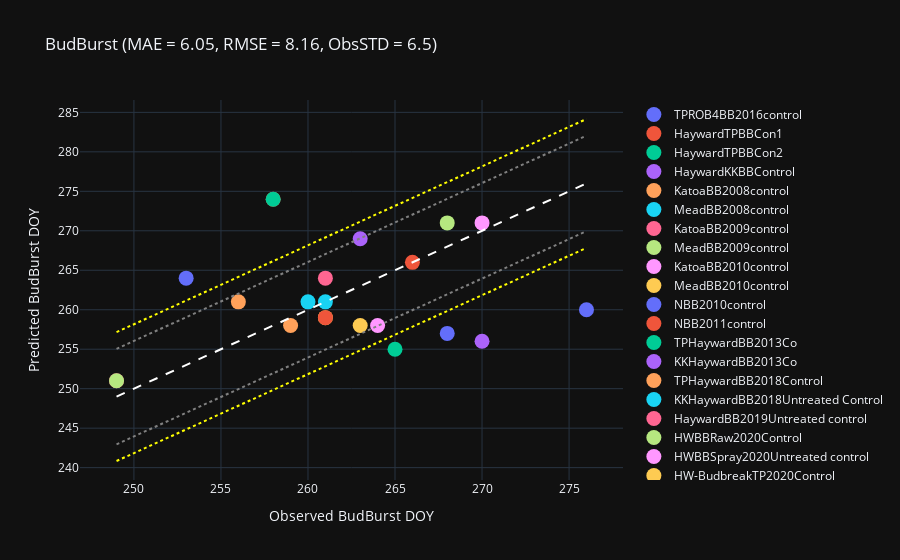
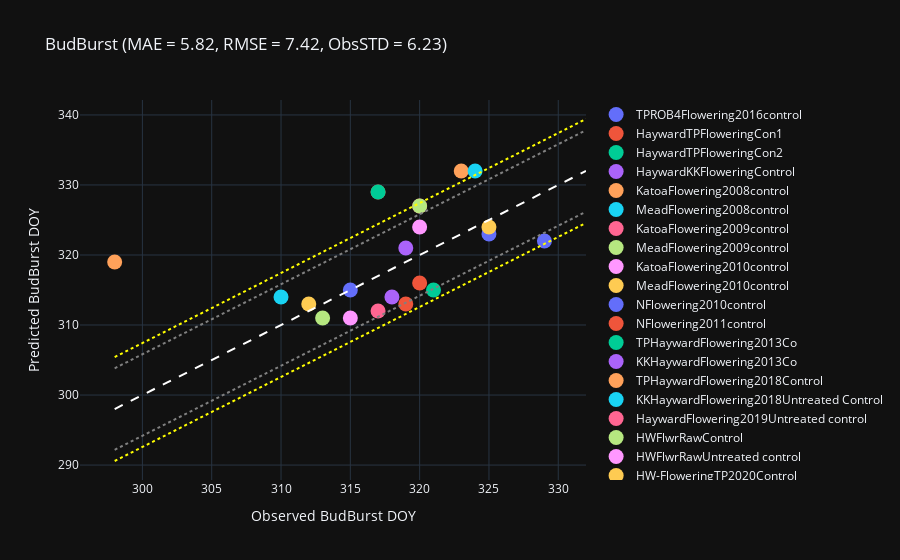

Write notebook code for charts like these, in order.
### Code cell
predicted_budbreak_doy, observed_budbreak_doy, predicted_flowering_doy, observed_flowering_doy  = TestObject._best_value_plot(best_val)

### Figure 1 — Plotly figure (JSON) as saved in the notebook; plotly's stock layout.template omitted (floating-point values rounded to 4 significant figures)
{"data": [{"marker": {"size": 15}, "mode": "markers", "name": "TPROB4BB2016control", "type": "scatter", "x": [268], "y": [257]}, {"marker": {"size": 15}, "mode": "markers", "name": "HaywardTPBBCon1", "type": "scatter", "x": [258], "y": [274]}, {"marker": {"size": 15}, "mode": "markers", "name": "HaywardTPBBCon2", "type": "scatter", "x": [258], "y": [274]}, {"marker": {"size": 15}, "mode": "markers", "name": "HaywardKKBBControl", "type": "scatter", "x": [263], "y": [269]}, {"marker": {"size": 15}, "mode": "markers", "name": "KatoaBB2008control", "type": "scatter", "x": [256], "y": [261]}, {"marker": {"size": 15}, "mode": "markers", "name": "MeadBB2008control", "type": "scatter", "x": [261], "y": [261]}, {"marker": {"size": 15}, "mode": "markers", "name": "KatoaBB2009control", "type": "scatter", "x": [249], "y": [251]}, {"marker": {"size": 15}, "mode": "markers", "name": "MeadBB2009control", "type": "scatter", "x": [249], "y": [251]}, {"marker": {"size": 15}, "mode": "markers", "name": "KatoaBB2010control", "type": "scatter", "x": [264], "y": [258]}, {"marker": {"size": 15}, "mode": "markers", "name": "MeadBB2010control", "type": "scatter", "x": [263], "y": [258]}, {"marker": {"size": 15}, "mode": "markers", "name": "NBB2010control", "type": "scatter", "x": [276], "y": [260]}, {"marker": {"size": 15}, "mode": "markers", "name": "NBB2011control", "type": "scatter", "x": [266], "y": [266]}, {"marker": {"size": 15}, "mode": "markers", "name": "TPHaywardBB2013Co", "type": "scatter", "x": [265], "y": [255]}, {"marker": {"size": 15}, "mode": "markers", "name": "KKHaywardBB2013Co", "type": "scatter", "x": [270], "y": [256]}, {"marker": {"size": 15}, "mode": "markers", "name": "TPHaywardBB2018Control", "type": "scatter", "x": [259], "y": [258]}, {"marker": {"size": 15}, "mode": "markers", "name": "KKHaywardBB2018Untreated Control", "type": "scatter", "x": [260], "y": [261]}, {"marker": {"size": 15}, "mode": "markers", "name": "HaywardBB2019Untreated control", "type": "scatter", "x": [261], "y": [264]}, {"marker": {"size": 15}, "mode": "markers", "name": "HWBBRaw2020Control", "type": "scatter", "x": [268], "y": [271]}, {"marker": {"size": 15}, "mode": "markers", "name": "HWBBSpray2020Untreated control", "type": "scatter", "x": [270], "y": [271]}, {"marker": {"size": 15}, "mode": "markers", "name": "HW-BudbreakTP2020Control", "type": "scatter", "x": [261], "y": [259]}, {"marker": {"size": 15}, "mode": "markers", "name": "HWBBRawTP2021Control", "type": "scatter", "x": [253], "y": [264]}, {"marker": {"size": 15}, "mode": "markers", "name": "HW-Budbreak-TP2020Control", "type": "scatter", "x": [261], "y": [259]}, {"line": {"color": "white", "dash": "dash"}, "mode": "lines", "name": "1:1 Line", "type": "scatter", "x": [249, 276], "y": [249, 276]}, {"line": {"color": "grey", "dash": "dot"}, "mode": "lines", "name": "+MAE", "type": "scatter", "x": [249, 276], "y": [255.1, 282.1]}, {"line": {"color": "grey", "dash": "dot"}, "mode": "lines", "name": "-MAE", "type": "scatter", "x": [249, 276], "y": [242.9, 269.9]}, {"line": {"color": "yellow", "dash": "dot"}, "mode": "lines", "name": "+RMSE", "type": "scatter", "x": [249, 276], "y": [257.2, 284.2]}, {"line": {"color": "yellow", "dash": "dot"}, "mode": "lines", "name": "-RMSE", "type": "scatter", "x": [249, 276], "y": [240.8, 267.8]}], "layout": {"title": {"text": "BudBurst (MAE = 6.05, RMSE = 8.16, ObsSTD = 6.5)"}, "xaxis": {"title": {"text": "Observed BudBurst DOY"}}, "yaxis": {"title": {"text": "Predicted BudBurst DOY"}}}}

### Figure 2 — Plotly figure (JSON) as saved in the notebook; plotly's stock layout.template omitted (floating-point values rounded to 4 significant figures)
{"data": [{"marker": {"size": 15}, "mode": "markers", "name": "TPROB4Flowering2016control", "type": "scatter", "x": [325], "y": [323]}, {"marker": {"size": 15}, "mode": "markers", "name": "HaywardTPFloweringCon1", "type": "scatter", "x": [317], "y": [329]}, {"marker": {"size": 15}, "mode": "markers", "name": "HaywardTPFloweringCon2", "type": "scatter", "x": [317], "y": [329]}, {"marker": {"size": 15}, "mode": "markers", "name": "HaywardKKFloweringControl", "type": "scatter", "x": [319], "y": [321]}, {"marker": {"size": 15}, "mode": "markers", "name": "KatoaFlowering2008control", "type": "scatter", "x": [323], "y": [332]}, {"marker": {"size": 15}, "mode": "markers", "name": "MeadFlowering2008control", "type": "scatter", "x": [324], "y": [332]}, {"marker": {"size": 15}, "mode": "markers", "name": "KatoaFlowering2009control", "type": "scatter", "x": [320], "y": [327]}, {"marker": {"size": 15}, "mode": "markers", "name": "MeadFlowering2009control", "type": "scatter", "x": [320], "y": [327]}, {"marker": {"size": 15}, "mode": "markers", "name": "KatoaFlowering2010control", "type": "scatter", "x": [320], "y": [324]}, {"marker": {"size": 15}, "mode": "markers", "name": "MeadFlowering2010control", "type": "scatter", "x": [325], "y": [324]}, {"marker": {"size": 15}, "mode": "markers", "name": "NFlowering2010control", "type": "scatter", "x": [329], "y": [322]}, {"marker": {"size": 15}, "mode": "markers", "name": "NFlowering2011control", "type": "scatter", "x": [320], "y": [316]}, {"marker": {"size": 15}, "mode": "markers", "name": "TPHaywardFlowering2013Co", "type": "scatter", "x": [321], "y": [315]}, {"marker": {"size": 15}, "mode": "markers", "name": "KKHaywardFlowering2013Co", "type": "scatter", "x": [318], "y": [314]}, {"marker": {"size": 15}, "mode": "markers", "name": "TPHaywardFlowering2018Control", "type": "scatter", "x": [298], "y": [319]}, {"marker": {"size": 15}, "mode": "markers", "name": "KKHaywardFlowering2018Untreated Control", "type": "scatter", "x": [310], "y": [314]}, {"marker": {"size": 15}, "mode": "markers", "name": "HaywardFlowering2019Untreated control", "type": "scatter", "x": [317], "y": [312]}, {"marker": {"size": 15}, "mode": "markers", "name": "HWFlwrRawControl", "type": "scatter", "x": [313], "y": [311]}, {"marker": {"size": 15}, "mode": "markers", "name": "HWFlwrRawUntreated control", "type": "scatter", "x": [315], "y": [311]}, {"marker": {"size": 15}, "mode": "markers", "name": "HW-FloweringTP2020Control", "type": "scatter", "x": [312], "y": [313]}, {"marker": {"size": 15}, "mode": "markers", "name": "HWFlwrRawTP2021Control", "type": "scatter", "x": [315], "y": [315]}, {"marker": {"size": 15}, "mode": "markers", "name": "HW-Flowering-TP2020Control", "type": "scatter", "x": [319], "y": [313]}, {"line": {"color": "white", "dash": "dash"}, "mode": "lines", "name": "1:1 Line", "type": "scatter", "x": [298, 332], "y": [298, 332]}, {"line": {"color": "grey", "dash": "dot"}, "mode": "lines", "name": "+MAE", "type": "scatter", "x": [298, 332], "y": [303.8, 337.8]}, {"line": {"color": "grey", "dash": "dot"}, "mode": "lines", "name": "-MAE", "type": "scatter", "x": [298, 332], "y": [292.2, 326.2]}, {"line": {"color": "yellow", "dash": "dot"}, "mode": "lines", "name": "+RMSE", "type": "scatter", "x": [298, 332], "y": [305.4, 339.4]}, {"line": {"color": "yellow", "dash": "dot"}, "mode": "lines", "name": "-RMSE", "type": "scatter", "x": [298, 332], "y": [290.6, 324.6]}], "layout": {"title": {"text": "BudBurst (MAE = 5.82, RMSE = 7.42, ObsSTD = 6.23)"}, "xaxis": {"title": {"text": "Observed BudBurst DOY"}}, "yaxis": {"title": {"text": "Predicted BudBurst DOY"}}}}
